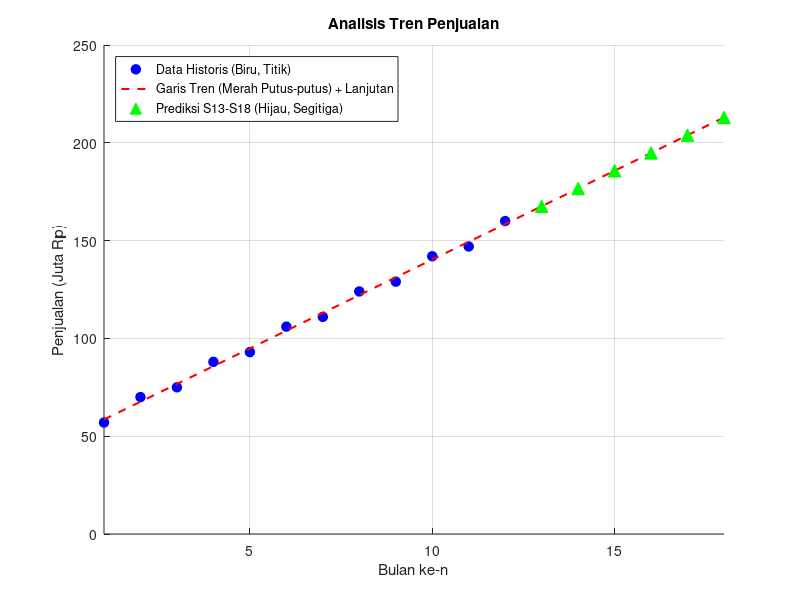

Source code (MATLAB):
% ===================================================== 
%  UTS Matematika Sains Data — Semester Genap 2025/2026 
%  Soal  — Nomor 7 (Lengkap: Deret & Forecasting)
%  --------------------------------------------------- 
%  Nama  : Muhammad Arkan Ryanto
%  NIM   : 2510514017
%  Parameter: N=17, a=1, b=7, K=9, theta0=65, alpha=0.008 
%  Tanggal: 27 April 2026
% ===================================================== 
  
clc; clear; close all; 
  
% --- Parameter Personalisasi ---
N = 17;  a = 1;  b = 7;  K = 9; 
theta0 = 65;  
alpha_lr = 0.008; 
  
% 7.1 & 7.2: Identifikasi Pola & Operasi Sigma
t = 1:12; 
S = 50 + (K*t) + (a+1)*(-1).^t; 

% Verifikasi T1 dan T2
T1 = sum(S); 
T2 = sum(S.^2); 

fprintf('==========================================\n');
fprintf('Jawaban soal 7.2\n');
fprintf('T1 (Total Penjualan 12 Bulan) : %.4f\n', T1);
fprintf('T2 (Sum of Squares)           : %.4f\n\n', T2);

% 7.3: Deret Geometri & Pertumbuhan Pelanggan
G1 = K; 
r = 1 + (a/100); % r = 1.01

% Total akumulasi 10 bulan pertama (S10) menggunakan rumus manual
S10 = G1 * (r^10 - 1) / (r - 1);

% Mencari n minimum agar akumulasi melewati 500 pelanggan
n_min = 0;
S_accum = 0;
while S_accum <= 500
    n_min = n_min + 1;
    S_accum = G1 * (r^n_min - 1) / (r - 1);
end

fprintf('==========================================\n');
fprintf('Jawaban soal 7.3\n');
fprintf('Total Akumulasi S10           : %.4f\n', S10);
fprintf('n Minimum (Total Akumulasi > 500): %d bulan\n\n', n_min);

% 7.4: Forecasting 6 Bulan ke Depan 
% e) Regresi Linear menggunakan polyfit
p = polyfit(t, S, 1); 
slope = p(1); 
intercept = p(2); 

% Prediksi S13 sampai S18
t_pred = 13:18; 
S_pred = polyval(p, t_pred); 

% f) Hitung MAE (Mean Absolute Error)
S_fit = polyval(p, t); 
residual = S - S_fit;
MAE = mean(abs(residual)); 

fprintf('==========================================\n');
fprintf('Jawaban soal 7.4\n');
fprintf('Slope (b1)                    : %.4f\n', slope);
fprintf('Intercept (b0)                : %.4f\n', intercept);
fprintf('Mean Absolute Error (MAE)     : %.4f\n', MAE);

% Visualisasi 
hFig = figure; 
hold on; 
plot(t, S, 'bo', 'MarkerFaceColor', 'b', 'MarkerSize', 7, ...
    'DisplayName', 'Data Historis (Biru, Titik)'); 

t_full = 1:18; 
S_trend_full = polyval(p, t_full); 
plot(t_full, S_trend_full, 'r--', 'LineWidth', 1.5, ...
    'DisplayName', 'Garis Tren (Merah Putus-putus) + Lanjutan'); 

plot(t_pred, S_pred, 'g^', 'MarkerFaceColor', 'g', 'MarkerSize', 9, ...
    'DisplayName', 'Prediksi S13-S18 (Hijau, Segitiga)'); 

% --- Pengaturan Grafik ---
grid on; 
title('Analisis Tren Penjualan'); 
xlabel('Bulan ke-n'); 
ylabel('Penjualan (Juta Rp)'); 

xlim([1 18]); 
legend('Location', 'northwest');
hold off;

% Save gambar
saveas(hFig, 'Grafik_forecasting_7.png');
fprintf('Grafik berhasil disimpan sebagai: Grafik_forecasting_7.png\n');
